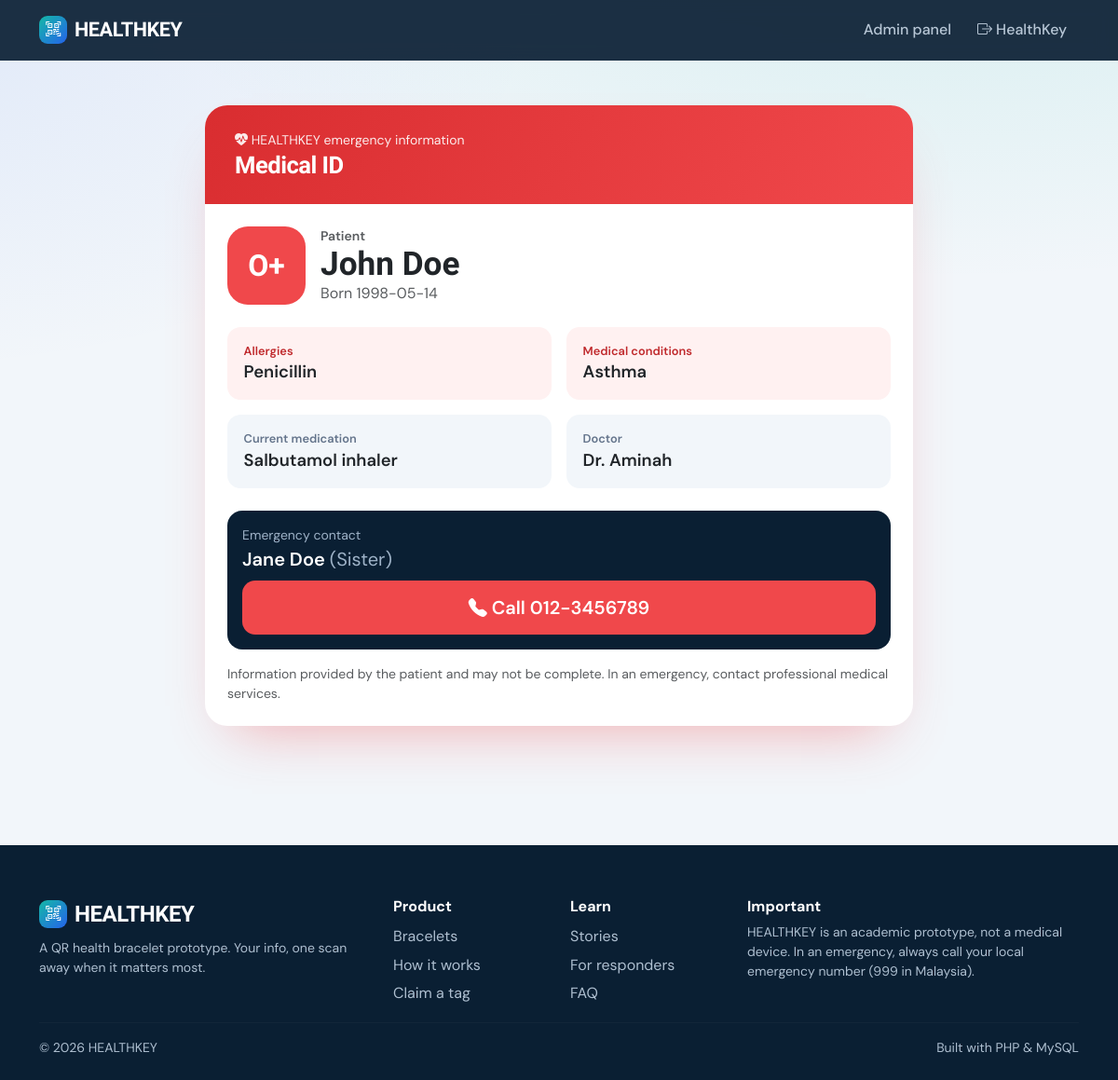
The app's page /scan.php?token=0123456789abcdef0123456789abcdef0123456789abcdef0123456789abcdef (signed in) with its own data.
### tables this page shows
CREATE TABLE users(id INT AUTO_INCREMENT PRIMARY KEY,name VARCHAR(100) NOT NULL,email VARCHAR(150) NOT NULL UNIQUE,password VARCHAR(255) NOT NULL,phone VARCHAR(30),role ENUM('user','admin') DEFAULT 'user',is_active TINYINT DEFAULT 1,created_at TIMESTAMP DEFAULT CURRENT_TIMESTAMP,updated_at TIMESTAMP DEFAULT CURRENT_TIMESTAMP ON UPDATE CURRENT_TIMESTAMP);

CREATE TABLE patient_profiles(id INT AUTO_INCREMENT PRIMARY KEY,user_id INT NOT NULL UNIQUE,date_of_birth DATE,blood_type VARCHAR(5),allergies TEXT,medical_conditions TEXT,medications TEXT,emergency_contact_name VARCHAR(100),emergency_contact_phone VARCHAR(30),emergency_contact_relationship VARCHAR(50),doctor_name VARCHAR(100),additional_notes TEXT,share_notes TINYINT DEFAULT 0,created_at TIMESTAMP DEFAULT CURRENT_TIMESTAMP,updated_at TIMESTAMP DEFAULT CURRENT_TIMESTAMP ON UPDATE CURRENT_TIMESTAMP,FOREIGN KEY(user_id) REFERENCES users(id) ON DELETE CASCADE);

### includes/database.php (called while the page is built)
<?php
function db(){static $p;if(!$p){$p=new PDO('mysql:host='.DB_HOST.';dbname='.DB_NAME.';charset=utf8mb4',DB_USER,DB_PASS,[PDO::ATTR_ERRMODE=>PDO::ERRMODE_EXCEPTION,PDO::ATTR_DEFAULT_FETCH_MODE=>PDO::FETCH_ASSOC]);}return $p;}
function q($sql,$a=[]){$s=db()->prepare($sql);$s->execute($a);return $s;}

### includes/auth.php (called while the page is built, shortened)
<?php
function user(){static $u=false;if($u===false){$u=!empty($_SESSION['uid'])?q('SELECT * FROM users WHERE id=? AND is_active=1',[$_SESSION['uid']])->fetch():null;}return $u?:null;}

### includes/functions.php (called while the page is built, shortened)
<?php
function e($v){return htmlspecialchars((string)$v,ENT_QUOTES,'UTF-8');}

### scan.php (the view)
<?php require 'includes/bootstrap.php';
$t=strtolower($_GET['token']??'');$err=null;$r=null;
if(!preg_match('/^[a-f0-9]{64}$/',$t))$err='This HEALTHKEY QR code is invalid.';
else{$r=q('SELECT * FROM qr_codes WHERE unique_token=?',[$t])->fetch();
 if(!$r||!$r['user_id'])$err='This HEALTHKEY QR code is invalid.';
 elseif($r['status']!=='active')$err='This HEALTHKEY QR code is currently inactive.';}
$p=null;
if(!$err){$p=q('SELECT u.name,p.* FROM patient_profiles p JOIN users u ON u.id=p.user_id WHERE p.user_id=? AND u.is_active=1',[$r['user_id']])->fetch();
 if(!$p)$err='This HEALTHKEY QR code is currently inactive.';
 else q('INSERT INTO emergency_access_logs(qr_id,ip_address,user_agent) VALUES(?,?,?)',[$r['id'],$_SERVER['REMOTE_ADDR']??'',substr($_SERVER['HTTP_USER_AGENT']??'',0,255)]);}
$title='Emergency Info'; require 'includes/header.php';
if($err):?><div class="alert alert-danger text-center fs-5 mx-auto" style="max-width:560px"><?=e($err)?></div>
<?php else:function fact($l,$v,$w=false){echo "<div class='col-md-6'><div class='fact".($w?' warn':'')."'><div class='k'>$l</div><div class='v'>".e($v?:'None listed')."</div></div></div>";}?>
<div class="card sos" style="max-width:760px;margin:auto"><div class="sos-head"><small><i class="bi bi-heart-pulse-fill"></i> HEALTHKEY emergency information</small><h2>Medical ID</h2></div>
<div class="p-4"><div class="d-flex align-items-center gap-3 mb-4"><span class="blood"><?=e($p['blood_type'])?></span><div><div class="text-muted small fw-semibold">Patient</div><div class="sos-name"><?=e($p['name'])?></div><?php if($p['date_of_birth']):?><div class="text-muted">Born <?=e($p['date_of_birth'])?></div><?php endif;?></div></div>
<div class="row g-3"><?php fact('Allergies',$p['allergies'],true);fact('Medical conditions',$p['medical_conditions'],true);fact('Current medication',$p['medications']);fact('Doctor',$p['doctor_name']);if($p['share_notes'])fact('Notes',$p['additional_notes']);?></div>
<div class="mt-4 p-3 rounded-4" style="background:var(--ink);color:#fff"><div class="small" style="color:#9fb3c8">Emergency contact</div><div class="fs-5 fw-semibold mb-2"><?=e($p['emergency_contact_name'])?> <span class="fw-normal" style="color:#9fb3c8">(<?=e($p['emergency_contact_relationship'])?>)</span></div>
<a class="btn btn-lg w-100" style="background:var(--alert);color:#fff" href="tel:<?=e(preg_replace('/[^0-9+]/','',$p['emergency_contact_phone']))?>"><i class="bi bi-telephone-fill"></i> Call <?=e($p['emergency_contact_phone'])?></a></div>
<p class="small text-muted mt-3 mb-0">Information provided by the patient and may not be complete. In an emergency, contact professional medical services.</p></div></div>
<?php endif;
require 'includes/footer.php';

### includes/header.php (shortened to what this page needs)
<?php require_once __DIR__.'/bootstrap.php'; $u=user(); $title=$title??'HEALTHKEY'; ?>
<!doctype html><html lang="en"><head><meta charset="utf-8"><meta name="viewport" content="width=device-width,initial-scale=1">
<link href="https://cdn.jsdelivr.net/npm/bootstrap@5.3.3/dist/css/bootstrap.min.css" rel="stylesheet">
<link href="https://cdn.jsdelivr.net/npm/bootstrap-icons@1.11.3/font/bootstrap-icons.css" rel="stylesheet">
<link href="<?=BASE_URL?>/assets/css/style.css" rel="stylesheet"></head><body>
<nav class="navbar navbar-expand-lg navbar-dark hk-nav"><div class="container">
<a class="navbar-brand text-white" href="<?=BASE_URL?>/"><span class="brand-dot"><i class="bi bi-qr-code-scan"></i></span>HEALTHKEY</a>
<div class="collapse navbar-collapse" id="n"><ul class="navbar-nav ms-auto align-items-lg-center">
<?php if($u&&$u['role']==='admin'):?><li class="nav-item"><a class="nav-link" href="<?=BASE_URL?>/admin/messages.php">Admin panel <span class="hk-badge" style="display:none">0</span></a></li>
<?php endif; if($u):?><li class="nav-item"><a class="nav-link" href="<?=BASE_URL?>/logout.php"><i class="bi bi-box-arrow-right"></i> <?=e(explode(' ',$u['name'])[0])?></a></li>
<?php endif;?>
</ul></div></div></nav><main class="container py-4 py-lg-5" id="top"><?=flash()?>

### assets/css/style.css (style rules this page uses)
:root { --ink:#0A1F33;--ink2:#12324F;--teal:#14B8A6;--teal-d:#0D9488;--blue:#2563EB;--alert:#F0484B;--paper:#F2F6FA;--line:#E3EAF1;--mute:#64748B;--r:16px }
* { -webkit-font-smoothing:antialiased }
body { font-family:'DM Sans',system-ui,sans-serif;background:var(--paper);color:var(--ink);background-image:radial-gradient(900px 400px at 85% -100px,rgba(20,184,166,.13),transparent),radial-gradient(700px 400px at -10% 0,rgba(37,99,235,.09),transparent);background-repeat:no-repeat }
h1,h2,h3,h4,h5,.navbar-brand,.stat { font-family:'Bricolage Grotesque','DM Sans',sans-serif;letter-spacing:-.02em }
a { color:var(--blue) }
.hk-nav { background:rgba(10,31,51,.92)!important;backdrop-filter:blur(10px);position:sticky;top:0;z-index:50;padding:.7rem 0 }
.navbar-brand { font-weight:800;font-size:1.35rem;display:flex;align-items:center;gap:.5rem }
.brand-dot { width:30px;height:30px;border-radius:9px;background:linear-gradient(135deg,var(--teal),var(--blue));display:grid;place-items:center;font-size:1rem }
.hk-nav .nav-link { color:#b8c7d6!important;font-weight:500;border-radius:10px;padding:.45rem .8rem!important;margin-left:.15rem }
.card { background:#fff;border:1px solid var(--line);border-radius:var(--r);box-shadow:0 1px 2px rgba(10,31,51,.04),0 12px 32px -18px rgba(10,31,51,.18) }
.btn { border-radius:12px;font-weight:600;padding:.6rem 1.15rem;transition:transform .15s,box-shadow .15s,background .15s }
.btn-lg { padding:.8rem 1.6rem;border-radius:14px }
.sos { border-radius:24px;overflow:hidden;border:0;box-shadow:0 30px 60px -30px rgba(240,72,75,.45) }
.sos-head { background:linear-gradient(120deg,#d92d30,var(--alert));color:#fff;padding:1.6rem 2rem }
.sos-head h2 { font-weight:800;margin:0;font-size:1.6rem }
.sos-head small { opacity:.9 }
.sos-name { font-family:'Bricolage Grotesque';font-size:2.2rem;font-weight:800;line-height:1.1 }
.blood { display:inline-grid;place-items:center;min-width:84px;height:84px;border-radius:22px;background:var(--alert);color:#fff;font-family:'Bricolage Grotesque';font-size:2rem;font-weight:800 }
.fact { background:var(--paper);border-radius:14px;padding:1rem 1.1rem;height:100% }
.fact .k { font-size:.8rem;color:var(--mute);font-weight:600 }
.fact .v { font-size:1.15rem;font-weight:600 }
.fact.warn { background:#fff1f1 }
.fact.warn .k { color:#c02a2d }

### records on screen
users: name "HealthKey"
patient_profiles: blood_type "O+", user.name "John Doe", date_of_birth "1998-05-14", allergies "Penicillin Asthma Salbutamol inhaler Dr. Aminah", emergency_contact_name "Jane Doe", emergency_contact_relationship "Sister", emergency_contact_phone "012-3456789"

### other values on screen
$l "Allergies Medical conditions Current medication Doctor"
